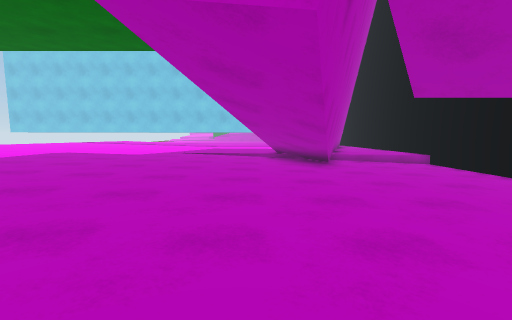
[1] (above)

18 first-person views from a walk through a scene from a Unity 3-D project. The camera is 1.2 m above the floor, tilts 6° down and sees 90° across. The floor is counted in squares, 1 m on a side. Each view is taken from the middle of a square. On the plan, view 1 faces up. The plan holds only what a view shows up to about 12 squares ahead; the rest is blank. The place goes on beyond the plan.

[2]
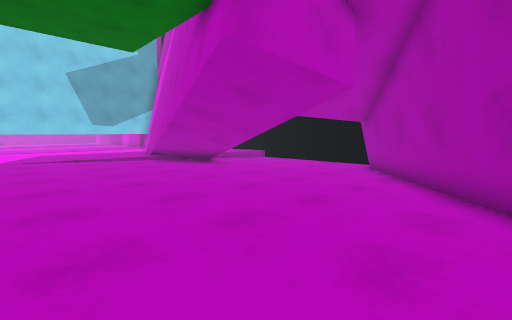

[3]
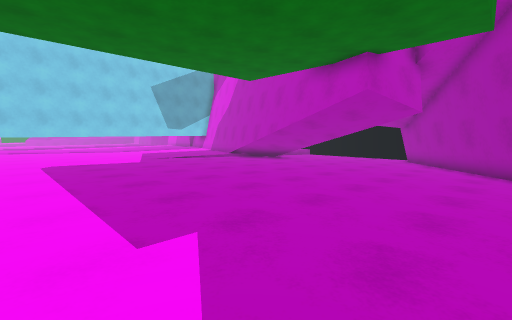

[4]
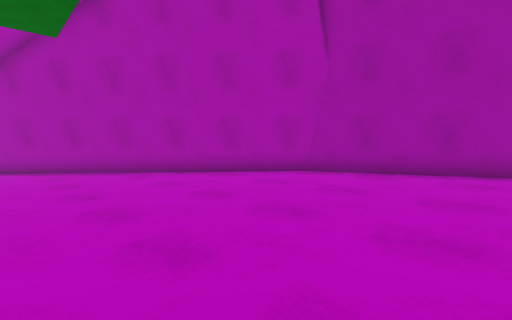

[5]
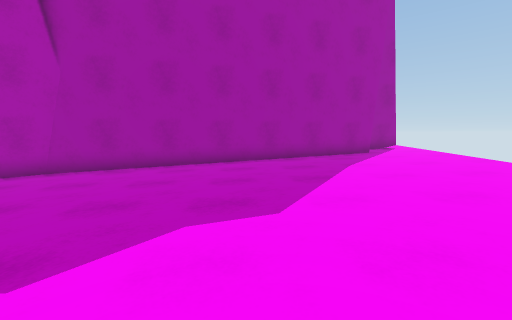

[6]
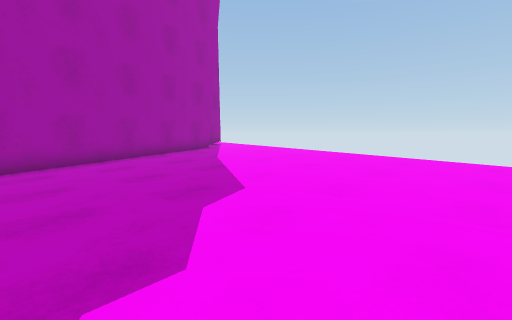

[7]
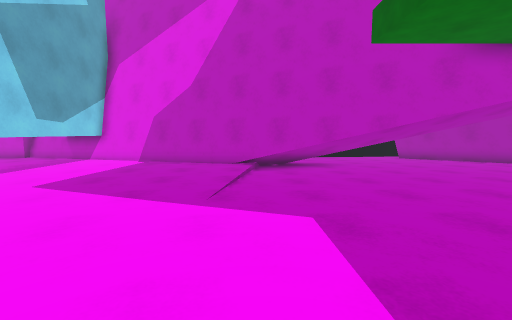

[8]
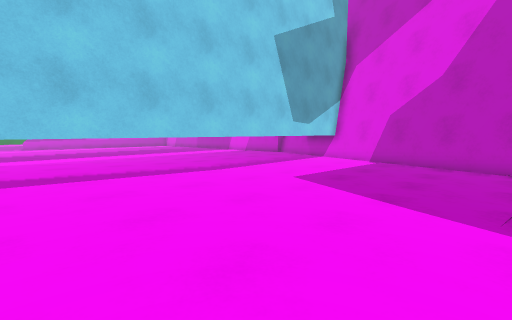

[9]
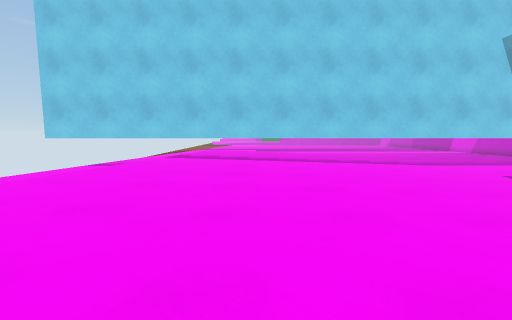

[10]
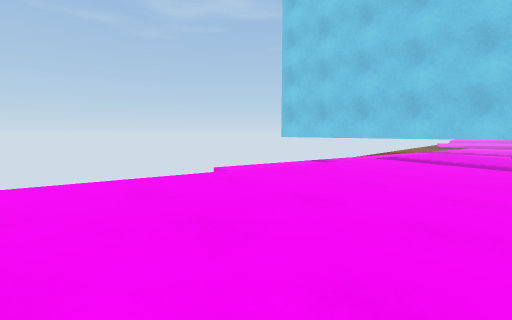

[11]
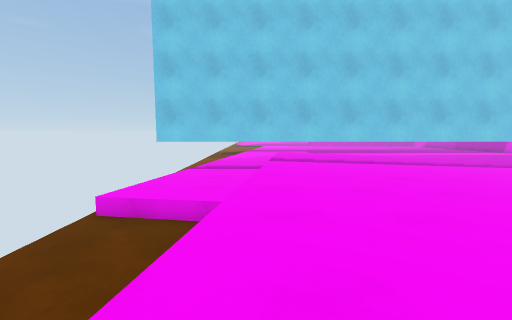

[12]
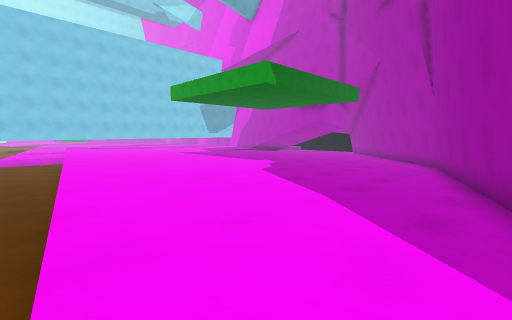

[13]
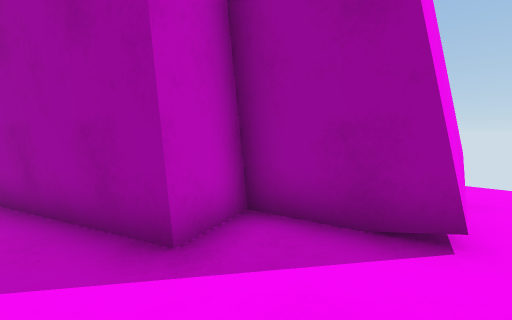

[14]
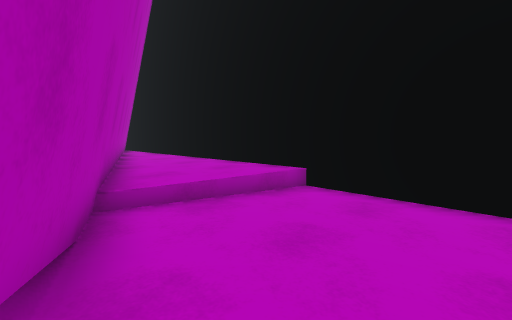

[15]
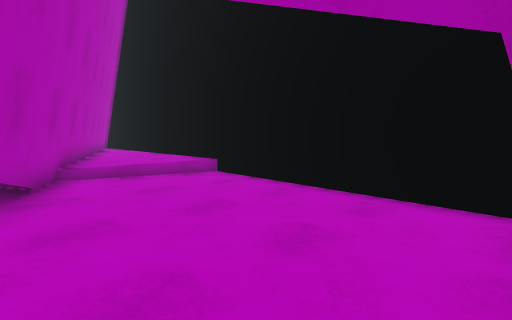

[16]
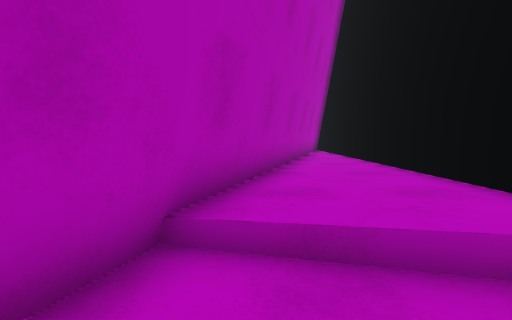

[17]
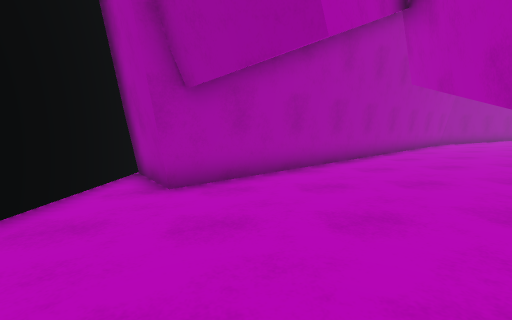

[18]
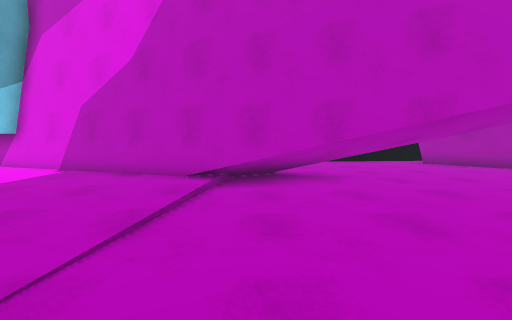

### Floor plan
Key: @ floor where view 1 was taken; # wall or solid block; . main floor; : floor 0.25 m higher than the main floor; - floor 0.25 m lower than the main floor; + floor 0.5 m higher than the main floor; _ floor 0.5 m lower than the main floor; * floor 0.75 m higher than the main floor; / step, stairs or slope; = window, fence, low wall or low ledge; T thing the floor can be seen under or through.
Columns run from 21 left of view 1 to 9 right of it. Each row starts with its distance up from view 1.
 23  ##############################
 22  ....::::::::............#  #.#
 21 _.../::::::::............# ##.#
 20 /.../::::::::...........####..#
 19 /.../::::::::...........#  #..#
 18 /.../+:::::::...........# ##..#
 17 __//++::::::::.........####...#
 16 ____++::::::::.........#  #...#
 15 ____++::::::::......../####...#
 14 ___=+++:::::::......./####....#
 13    =+++::::::::.......T  #--//#
 12    =+++:: :::::.......TTT#----#
 11    ++++: ::::::......TTTT-----#
 10           :::::......TTTT-----#
  9           ::::::.....TTT------#
  8 __        ::::::..... TT------#
  7 __        ::::::.......T------#
  6 __=+      ::::::......T.------#
  5 __/++     ::::::........------#
  4 __++++    :::::::........--####
  3 __+++++++::::::::........-#####
  2 __+++++++::::::::.......###   #
  1 _=+++++++::::::::......##
  0 _=++++++++::::::::...@##
 -1 _/++++++++::::::::..###
 -2 _*++++++++::::::::.##
 -3 _**+++++++::::::::##
 -4 _**++++++++:::::###
 -5 #**++++++++::::##
 -6  **++++++++:####
 -7 =**++++++####
 -8 ****++####
 -9 ***####
-10 ***#
-11 *###
-12 *#
-13 *#

Positions as (right, up) in squares from view 1, and headings:
1: (0, 0), facing up
2: (-5, 0), facing up-right
3: (-11, 0), facing up-right
4: (-11, 2), facing down-right
5: (-13, 3), facing down
6: (-10, 3), facing down-left
7: (-10, 14), facing right
8: (-10, 15), facing up-right
9: (-12, 11), facing up
10: (-12, 11), facing up-left
11: (-17, 11), facing up
12: (-21, -8), facing up-right
13: (-21, -8), facing down-right
14: (3, 9), facing up-right
15: (3, 5), facing up-right
16: (5, 11), facing up
17: (5, 10), facing down
18: (-6, 13), facing right
